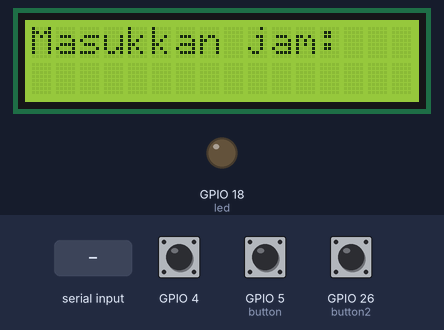
The sketch below on a simulated ESP32. On the bench: 16×2 character LCD, output pins drawn as LEDs (lit = HIGH). The test bench sets the inputs (shaded band); at power-on: GPIO 26 (button2) LOW, GPIO 4 HIGH, GPIO 5 (button) LOW. What the sketch prints to the serial monitor is not drawn.

Above: at 0.8 s.
0.9 s: "1\n" received over Serial
At 3.1 s:
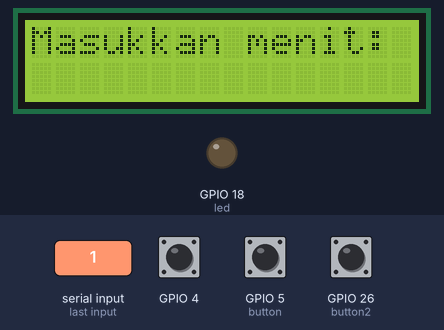
3.4 s: "0\n" received over Serial
At 5.1 s:
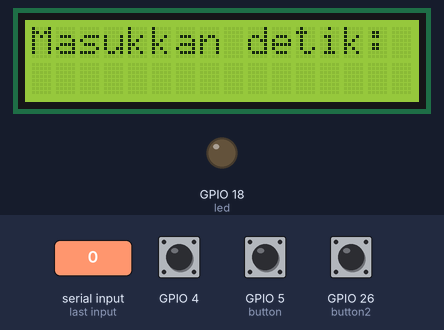
5.9 s: "2\n" received over Serial
At 6.8 s:
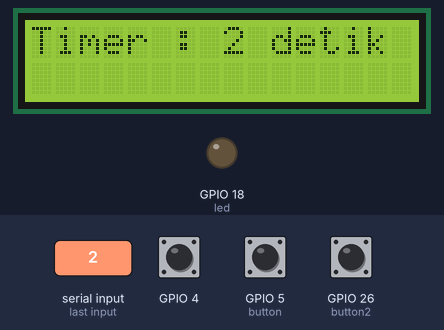
8.9 s: GPIO 26 (button2) pulled HIGH for 0.15 s
At 10.3 s:
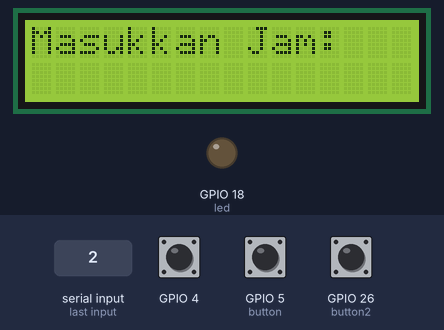
10.7 s: "0\n" received over Serial
At 12.9 s:
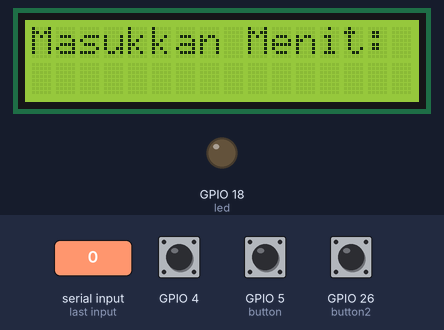
13.2 s: "1\n" received over Serial
At 15.0 s:
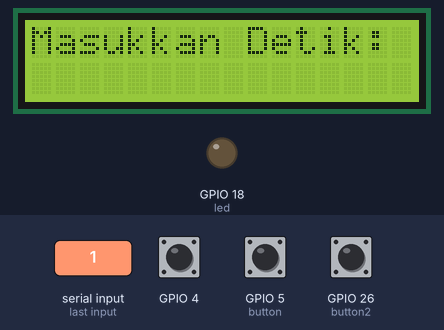
Timing chart, 0 to 16.5 s (numbered marks = the images above; inputs shaded):
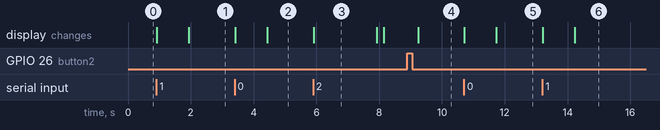

Measured:
- after the input at 0.9 s, the display: first changes at once (image 1 shows a later state)
- after the input at 3.4 s, the display: first changes at once (image 2 shows a later state)
- after the input at 5.9 s, the display: changes at once (image 3)
- after the input at 8.9 s, the display: changes after 0.34 s (image 4)
- after the input at 10.7 s, the display: first changes at once (image 5 shows a later state)
- after the input at 13.2 s, the display: first changes at once (image 6 shows a later state)
- what the display in image 3 shows lasts 2.0 s, from 5.9 s to 7.9 s

The sketch:

countdown-timer-2.ino
```cpp
const unsigned long interval = 1000;  // Interval of 1 second
unsigned long previousMillis = 0;
unsigned long countdown = 0;  // Countdown duration in seconds (1 hour)
unsigned long inputjam, inputmenit, inputdetik;
int button = 5;
int buttonState ;
int button2 = 26;
int button2State;
int led = 18;
int touch;
#include <Wire.h>
#include <LiquidCrystal_I2C.h>
const int LCD_ADDRESS = 0x27;
const int LCD_COLUMNS = 16;
const int LCD_ROWS = 2;
LiquidCrystal_I2C lcd(LCD_ADDRESS, LCD_COLUMNS, LCD_ROWS);
unsigned long hours = countdown / 3600;
unsigned long minutes = (countdown % 3600) / 60;
unsigned long seconds = (countdown % 3600) % 60;

void setup() {
  pinMode(button, INPUT);
  pinMode(button2, INPUT);
  pinMode(led, OUTPUT);
  Wire.begin();
  lcd.begin();
  lcd.setCursor(0, 0);
  Serial.begin(9600);  // Initialize serial communication for debugging
  lcd.clear();
  Serial.println("Masukkan timer untuk jam: ");
  lcd.print("Masukkan jam: ");
  while (Serial.available() == 0) {};
  inputjam = strtoul(Serial.readStringUntil('\n').c_str(), NULL, 10);
  Serial.print("Timer telah diatur menjadi: ");
  lcd.clear();
  lcd.print("Timer : ");
  Serial.print(inputjam);
  lcd.print(inputjam);
  Serial.println(" jam");
  lcd.print(" jam");
  countdown = inputjam * 3600;
  delay(1000);
  lcd.clear();
  Serial.println("Masukkan timer untuk menit: ");

  lcd.print("Masukkan menit: ");
  while (Serial.available() == 0) {};
  inputmenit = strtoul(Serial.readStringUntil('\n').c_str(), NULL, 10);
  Serial.print("Timer telah diatur menjadi: ");
  lcd.clear();
  lcd.print("Timer : ");
  Serial.print(inputmenit);
  lcd.print(inputmenit);
  Serial.println(" menit");
  lcd.print("menit");
  countdown += inputmenit * 60;
  delay(1000);
  lcd.clear();
  Serial.println("Masukkan timer untuk detik: ");
  lcd.print("Masukkan detik: ");
  while (Serial.available() == 0) {};
  inputdetik = strtoul(Serial.readStringUntil('\n').c_str(), NULL, 10);
  Serial.print("Timer telah diatur menjadi: ");
  lcd.clear();
  lcd.print("Timer : ");
  Serial.print(inputdetik);
  lcd.print(inputdetik);
  Serial.println(" detik");
  lcd.print(" detik");
  countdown += inputdetik;
  // Serial.print("TIMER = ");
  // Serial.print(inputjam);
  // Serial.print(" : ");
  // Serial.print(inputmenit);
  // Serial.print(" : ");
  // Serial.println(inputdetik);
  Serial.println("START TIMER");
  //  lcd.print("Hello, World!");
  delay(2000);
  lcd.clear();
  hours = countdown / 3600;
  minutes = (countdown % 3600) / 60;
  seconds = (countdown % 3600) % 60;

}

void loop() {
  //buttonState = digitalRead(button);
  touch = touchRead(4);
  //  Serial.println(touch);
  if (countdown != 0 && touch < 25) {
    digitalWrite(led, HIGH);
  } else {
    digitalWrite(led, LOW);
  }
  if (digitalRead(button) == HIGH) {
    buttonState = !buttonState;
  }
  button2State = digitalRead(button2);
  delay(200);
  if (button2State == 1) {
    Serial.println(button2State);
    countdown = 0;
    setTimer();
    button2State = 0;
  }

  lcd.setCursor(0, 0);

  if (hours < 10) {
    lcd.print("0");
  }
  lcd.print(hours);
  lcd.print(":");
  if (minutes < 10) {
    lcd.print("0");
  }
  lcd.print(minutes);
  lcd.print(":");
  if (seconds < 10) {
    lcd.print("0");
  }
  lcd.print(seconds);


  //  delay(200);
  Serial.println(buttonState);
  if (buttonState == 1) {
    lcd.setCursor(0, 0);
    unsigned long currentMillis = millis();  // Get the current time

    // Check if the specified interval has elapsed
    if (currentMillis - previousMillis >= interval) {
      previousMillis = currentMillis;  // Update the previous time

      // Decrease the countdown value
      if (countdown > 0) {
        countdown--;
      }

      // Convert countdown to hours, minutes, and seconds
      hours = countdown / 3600;
      minutes = (countdown % 3600) / 60;
      seconds = (countdown % 3600) % 60;

      // Output the countdown value in HH:MM:SS format
      if (hours < 10) {
        Serial.print("0");
        lcd.print("0");
      }
      Serial.print(hours);
      lcd.print(hours);
      Serial.print(":");
      lcd.print(":");
      if (minutes < 10) {
        Serial.print("0");
        lcd.print("0");
      }
      Serial.print(minutes);
      lcd.print(minutes);
      Serial.print(":");
      lcd.print(":");
      if (seconds < 10) {
        Serial.print("0");
        lcd.print("0");
      }
      Serial.println(seconds);
      lcd.print(seconds);

      // Check if the countdown has reached 0
      if (countdown == 0) {
        // Countdown is finished, do something
        Serial.println("Countdown finished!");
        buttonState = 0;
        digitalWrite(led, HIGH);
        if (touch < 25) {
        digitalWrite(led, LOW);
      }
        setTimer();
      }
      else {
        digitalWrite(led, LOW);
      }

      lcd.setCursor(0, 1);
      lcd.print("                     ");
    }
  } else {
    lcd.setCursor(0, 1);
    lcd.print("click to start");
    //    if (button2State == 1) {
    //      Serial.println(button2State);
    //      countdown = 0;
    //      setTimer();
    //      button2State=0;
  }
}


void setTimer() {
  lcd.clear();
  Serial.println("Masukkan timer untuk jam: ");
  lcd.print("Masukkan Jam: ");
  while (Serial.available() == 0) {};
  inputjam = strtoul(Serial.readStringUntil('\n').c_str(), NULL, 10);
  Serial.print("Timer telah diatur menjadi: ");
  lcd.clear();
  lcd.print("Timer : ");
  Serial.print(inputjam);
  lcd.print(inputjam);
  Serial.println(" jam");
  lcd.print(" jam");
  countdown = inputjam * 3600;
  delay(1000);
  lcd.clear();
  Serial.println("Masukkan timer untuk menit: ");

  lcd.print("Masukkan Menit: ");
  while (Serial.available() == 0) {};
  inputmenit = strtoul(Serial.readStringUntil('\n').c_str(), NULL, 10);
  Serial.print("Timer telah diatur menjadi: ");
  lcd.clear();
  lcd.print("Timer : ");
  Serial.print(inputmenit);
  lcd.print(inputmenit);
  Serial.println(" menit");
  lcd.print(" menit");
  countdown += inputmenit * 60;
  delay(1000);
  lcd.clear();
  Serial.println("Masukkan timer untuk detik: ");
  lcd.print("Masukkan Detik: ");
  while (Serial.available() == 0) {};
  inputdetik = strtoul(Serial.readStringUntil('\n').c_str(), NULL, 10);
  Serial.print("Timer telah diatur menjadi: ");
  lcd.clear();
  lcd.print("Timer : ");
  Serial.print(inputdetik);
  lcd.print(inputdetik);
  Serial.println(" detik");
  lcd.print(" detik");
  countdown += inputdetik;
  // Serial.print("TIMER = ");
  // Serial.print(inputjam);
  // Serial.print(" : ");
  // Serial.print(inputmenit);
  // Serial.print(" : ");
  // Serial.println(inputdetik);
  Serial.println("START TIMER");
  //  lcd.print("Hello, World!");
  delay(2000);
  lcd.clear();
  hours = countdown / 3600;
  minutes = (countdown % 3600) / 60;
  seconds = (countdown % 3600) % 60;

}
```
